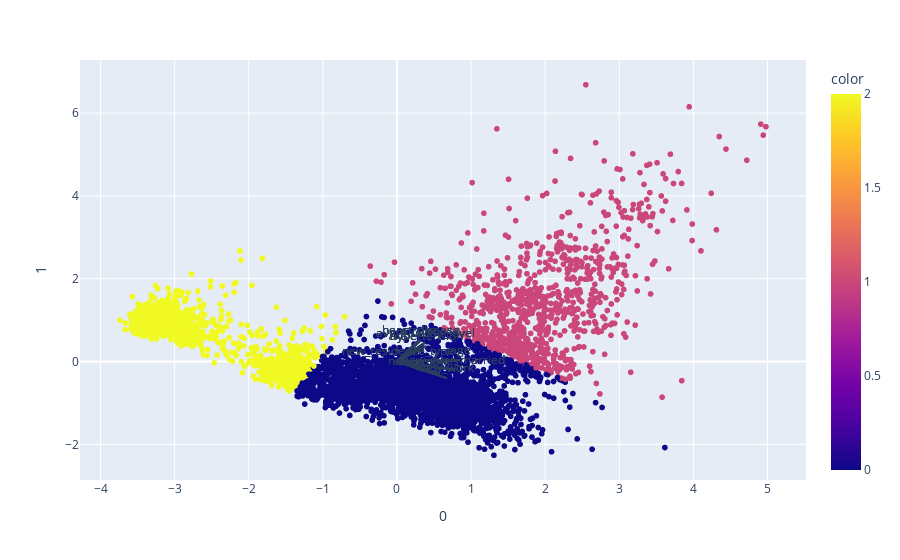

Here is the notebook cell this chart was saved with:
### Code cell
for i, feature in enumerate(columns_to_use):
    fig.add_shape(
        type='line',
        x0=0, y0=0,
        x1=loadings[i, 0],
        y1=loadings[i, 1]
    )
    fig.add_annotation(
        x=loadings[i, 0],
        y=loadings[i, 1],
        ax=0, ay=0,
        xanchor="center",
        yanchor="bottom",
        text=feature,
    )
fig.show()

### Figure 1 — Plotly figure (JSON) as saved in the notebook; plotly's stock layout.template omitted (floating-point values rounded to 4 significant figures; data arrays with more than 128 entries replaced by an {"elided": "..."} marker saying what was removed)
{"data": [{"hovertemplate": "0=%{x}<br>1=%{y}<br>color=%{marker.color}<extra></extra>", "legendgroup": "", "marker": {"color": {"elided": "5109 int values"}, "coloraxis": "coloraxis", "symbol": "circle"}, "mode": "markers", "name": "", "showlegend": false, "type": "scattergl", "x": {"elided": "5109 float values"}, "xaxis": "x", "y": {"elided": "5109 float values"}, "yaxis": "y"}], "layout": {"annotations": [{"ax": 0, "ay": 0, "text": "age", "x": 0.8512, "xanchor": "center", "y": 0.03173, "yanchor": "bottom"}, {"ax": 0, "ay": 0, "text": "hypertension", "x": 0.3937, "xanchor": "center", "y": 0.3692, "yanchor": "bottom"}, {"ax": 0, "ay": 0, "text": "heart_disease", "x": 0.3221, "xanchor": "center", "y": 0.5157, "yanchor": "bottom"}, {"ax": 0, "ay": 0, "text": "avg_glucose_level", "x": 0.3796, "xanchor": "center", "y": 0.4567, "yanchor": "bottom"}, {"ax": 0, "ay": 0, "text": "bmi", "x": 0.5775, "xanchor": "center", "y": -0.2909, "yanchor": "bottom"}, {"ax": 0, "ay": 0, "text": "stroke", "x": 0.3017, "xanchor": "center", "y": 0.5236, "yanchor": "bottom"}, {"ax": 0, "ay": 0, "text": "new_ever_married", "x": 0.7696, "xanchor": "center", "y": -0.2006, "yanchor": "bottom"}, {"ax": 0, "ay": 0, "text": "new_work", "x": 0.6696, "xanchor": "center", "y": -0.4022, "yanchor": "bottom"}, {"ax": 0, "ay": 0, "text": "new_residence_type", "x": 0.01231, "xanchor": "center", "y": 0.005112, "yanchor": "bottom"}, {"ax": 0, "ay": 0, "text": "new_smokes", "x": 0.3537, "xanchor": "center", "y": -0.2209, "yanchor": "bottom"}, {"ax": 0, "ay": 0, "text": "age", "x": 0.8512, "xanchor": "center", "y": 0.03173, "yanchor": "bottom"}, {"ax": 0, "ay": 0, "text": "hypertension", "x": 0.3937, "xanchor": "center", "y": 0.3692, "yanchor": "bottom"}, {"ax": 0, "ay": 0, "text": "heart_disease", "x": 0.3221, "xanchor": "center", "y": 0.5157, "yanchor": "bottom"}, {"ax": 0, "ay": 0, "text": "avg_glucose_level", "x": 0.3796, "xanchor": "center", "y": 0.4567, "yanchor": "bottom"}, {"ax": 0, "ay": 0, "text": "bmi", "x": 0.5775, "xanchor": "center", "y": -0.2909, "yanchor": "bottom"}, {"ax": 0, "ay": 0, "text": "stroke", "x": 0.3017, "xanchor": "center", "y": 0.5236, "yanchor": "bottom"}, {"ax": 0, "ay": 0, "text": "new_ever_married", "x": 0.7696, "xanchor": "center", "y": -0.2006, "yanchor": "bottom"}, {"ax": 0, "ay": 0, "text": "new_work", "x": 0.6696, "xanchor": "center", "y": -0.4022, "yanchor": "bottom"}, {"ax": 0, "ay": 0, "text": "new_residence_type", "x": 0.01231, "xanchor": "center", "y": 0.005112, "yanchor": "bottom"}, {"ax": 0, "ay": 0, "text": "new_smokes", "x": 0.3537, "xanchor": "center", "y": -0.2209, "yanchor": "bottom"}, {"ax": 0, "ay": 0, "text": "age", "x": 0.8512, "xanchor": "center", "y": 0.03173, "yanchor": "bottom"}, {"ax": 0, "ay": 0, "text": "hypertension", "x": 0.3937, "xanchor": "center", "y": 0.3692, "yanchor": "bottom"}, {"ax": 0, "ay": 0, "text": "heart_disease", "x": 0.3221, "xanchor": "center", "y": 0.5157, "yanchor": "bottom"}, {"ax": 0, "ay": 0, "text": "avg_glucose_level", "x": 0.3796, "xanchor": "center", "y": 0.4567, "yanchor": "bottom"}, {"ax": 0, "ay": 0, "text": "bmi", "x": 0.5775, "xanchor": "center", "y": -0.2909, "yanchor": "bottom"}, {"ax": 0, "ay": 0, "text": "stroke", "x": 0.3017, "xanchor": "center", "y": 0.5236, "yanchor": "bottom"}, {"ax": 0, "ay": 0, "text": "new_ever_married", "x": 0.7696, "xanchor": "center", "y": -0.2006, "yanchor": "bottom"}, {"ax": 0, "ay": 0, "text": "new_work", "x": 0.6696, "xanchor": "center", "y": -0.4022, "yanchor": "bottom"}, {"ax": 0, "ay": 0, "text": "new_residence_type", "x": 0.01231, "xanchor": "center", "y": 0.005112, "yanchor": "bottom"}, {"ax": 0, "ay": 0, "text": "new_smokes", "x": 0.3537, "xanchor": "center", "y": -0.2209, "yanchor": "bottom"}, {"ax": 0, "ay": 0, "text": "age", "x": 0.8512, "xanchor": "center", "y": 0.03173, "yanchor": "bottom"}, {"ax": 0, "ay": 0, "text": "hypertension", "x": 0.3937, "xanchor": "center", "y": 0.3692, "yanchor": "bottom"}, {"ax": 0, "ay": 0, "text": "heart_disease", "x": 0.3221, "xanchor": "center", "y": 0.5157, "yanchor": "bottom"}, {"ax": 0, "ay": 0, "text": "avg_glucose_level", "x": 0.3796, "xanchor": "center", "y": 0.4567, "yanchor": "bottom"}, {"ax": 0, "ay": 0, "text": "bmi", "x": 0.5775, "xanchor": "center", "y": -0.2909, "yanchor": "bottom"}, {"ax": 0, "ay": 0, "text": "stroke", "x": 0.3017, "xanchor": "center", "y": 0.5236, "yanchor": "bottom"}, {"ax": 0, "ay": 0, "text": "new_ever_married", "x": 0.7696, "xanchor": "center", "y": -0.2006, "yanchor": "bottom"}, {"ax": 0, "ay": 0, "text": "new_work", "x": 0.6696, "xanchor": "center", "y": -0.4022, "yanchor": "bottom"}, {"ax": 0, "ay": 0, "text": "new_residence_type", "x": 0.01231, "xanchor": "center", "y": 0.005112, "yanchor": "bottom"}, {"ax": 0, "ay": 0, "text": "new_smokes", "x": 0.3537, "xanchor": "center", "y": -0.2209, "yanchor": "bottom"}], "coloraxis": {"colorbar": {"title": {"text": "color"}}, "colorscale": [[0, "#0d0887"], [0.1111, "#46039f"], [0.2222, "#7201a8"], [0.3333, "#9c179e"], [0.4444, "#bd3786"], [0.5556, "#d8576b"], [0.6667, "#ed7953"], [0.7778, "#fb9f3a"], [0.8889, "#fdca26"], [1, "#f0f921"]]}, "legend": {"tracegroupgap": 0}, "margin": {"t": 60}, "shapes": [{"type": "line", "x0": 0, "x1": 0.8512, "y0": 0, "y1": 0.03173}, {"type": "line", "x0": 0, "x1": 0.3937, "y0": 0, "y1": 0.3692}, {"type": "line", "x0": 0, "x1": 0.3221, "y0": 0, "y1": 0.5157}, {"type": "line", "x0": 0, "x1": 0.3796, "y0": 0, "y1": 0.4567}, {"type": "line", "x0": 0, "x1": 0.5775, "y0": 0, "y1": -0.2909}, {"type": "line", "x0": 0, "x1": 0.3017, "y0": 0, "y1": 0.5236}, {"type": "line", "x0": 0, "x1": 0.7696, "y0": 0, "y1": -0.2006}, {"type": "line", "x0": 0, "x1": 0.6696, "y0": 0, "y1": -0.4022}, {"type": "line", "x0": 0, "x1": 0.01231, "y0": 0, "y1": 0.005112}, {"type": "line", "x0": 0, "x1": 0.3537, "y0": 0, "y1": -0.2209}, {"type": "line", "x0": 0, "x1": 0.8512, "y0": 0, "y1": 0.03173}, {"type": "line", "x0": 0, "x1": 0.3937, "y0": 0, "y1": 0.3692}, {"type": "line", "x0": 0, "x1": 0.3221, "y0": 0, "y1": 0.5157}, {"type": "line", "x0": 0, "x1": 0.3796, "y0": 0, "y1": 0.4567}, {"type": "line", "x0": 0, "x1": 0.5775, "y0": 0, "y1": -0.2909}, {"type": "line", "x0": 0, "x1": 0.3017, "y0": 0, "y1": 0.5236}, {"type": "line", "x0": 0, "x1": 0.7696, "y0": 0, "y1": -0.2006}, {"type": "line", "x0": 0, "x1": 0.6696, "y0": 0, "y1": -0.4022}, {"type": "line", "x0": 0, "x1": 0.01231, "y0": 0, "y1": 0.005112}, {"type": "line", "x0": 0, "x1": 0.3537, "y0": 0, "y1": -0.2209}, {"type": "line", "x0": 0, "x1": 0.8512, "y0": 0, "y1": 0.03173}, {"type": "line", "x0": 0, "x1": 0.3937, "y0": 0, "y1": 0.3692}, {"type": "line", "x0": 0, "x1": 0.3221, "y0": 0, "y1": 0.5157}, {"type": "line", "x0": 0, "x1": 0.3796, "y0": 0, "y1": 0.4567}, {"type": "line", "x0": 0, "x1": 0.5775, "y0": 0, "y1": -0.2909}, {"type": "line", "x0": 0, "x1": 0.3017, "y0": 0, "y1": 0.5236}, {"type": "line", "x0": 0, "x1": 0.7696, "y0": 0, "y1": -0.2006}, {"type": "line", "x0": 0, "x1": 0.6696, "y0": 0, "y1": -0.4022}, {"type": "line", "x0": 0, "x1": 0.01231, "y0": 0, "y1": 0.005112}, {"type": "line", "x0": 0, "x1": 0.3537, "y0": 0, "y1": -0.2209}, {"type": "line", "x0": 0, "x1": 0.8512, "y0": 0, "y1": 0.03173}, {"type": "line", "x0": 0, "x1": 0.3937, "y0": 0, "y1": 0.3692}, {"type": "line", "x0": 0, "x1": 0.3221, "y0": 0, "y1": 0.5157}, {"type": "line", "x0": 0, "x1": 0.3796, "y0": 0, "y1": 0.4567}, {"type": "line", "x0": 0, "x1": 0.5775, "y0": 0, "y1": -0.2909}, {"type": "line", "x0": 0, "x1": 0.3017, "y0": 0, "y1": 0.5236}, {"type": "line", "x0": 0, "x1": 0.7696, "y0": 0, "y1": -0.2006}, {"type": "line", "x0": 0, "x1": 0.6696, "y0": 0, "y1": -0.4022}, {"type": "line", "x0": 0, "x1": 0.01231, "y0": 0, "y1": 0.005112}, {"type": "line", "x0": 0, "x1": 0.3537, "y0": 0, "y1": -0.2209}], "xaxis": {"anchor": "y", "domain": [0, 1], "title": {"text": "0"}}, "yaxis": {"anchor": "x", "domain": [0, 1], "title": {"text": "1"}}}}
